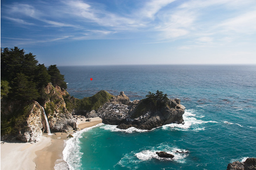
#> input picture solutions/hw1_op1/figs/original.png, 256 x 170 px, shrunk from 510 x 339 before the run
$ python run_first_working_width_only.py
#> lines starting #> are read from the running program, lines starting #| are printed output that depends on the picture
### solutions/hw1_op1/gold/seam_carving.py
from pathlib import Path

import matplotlib.pyplot as plt
import numpy as np
from matplotlib.widgets import Button, Slider
from scipy import ndimage
from skimage import io


LAPLACIAN_KERNEL = np.array([[0.5, 1.0, 0.5], [1.0, -6.0, 1.0], [0.5, 1.0, 0.5]], dtype=np.float64)


def compute_energy(im):
    """Compute per-pixel energy using the Laplacian-style kernel from the assignment."""
    im_f = im.astype(np.float64)
    if im_f.ndim == 2:
        return ndimage.convolve(im_f, LAPLACIAN_KERNEL, mode='reflect') ** 2

    energy = np.zeros(im_f.shape[:2], dtype=np.float64)
    for c in range(im_f.shape[2]):
        lap = ndimage.convolve(im_f[:, :, c], LAPLACIAN_KERNEL, mode='reflect')
        energy += lap ** 2
    return energy


def build_cumulative_cost(energy):
    """Dynamic programming table and backtrack pointers for vertical seams."""
    h, w = energy.shape
    dp = np.zeros((h, w), dtype=np.float64)
    backtrack = np.zeros((h, w), dtype=np.int32)
    dp[0] = energy[0]

    for i in range(1, h):
        for j in range(w):
            left = max(j - 1, 0)
            right = min(j + 1, w - 1)
            prev_slice = dp[i - 1, left:right + 1]
            best_offset = int(np.argmin(prev_slice))
            best_prev = left + best_offset
            dp[i, j] = energy[i, j] + dp[i - 1, best_prev]
            backtrack[i, j] = best_prev

    return dp, backtrack


def find_vertical_seam(energy):
    """Find the minimum-energy vertical seam."""
    h, w = energy.shape
    dp, backtrack = build_cumulative_cost(energy)

    seam = np.zeros(h, dtype=np.int32)
    seam[h - 1] = int(np.argmin(dp[h - 1]))
    for i in range(h - 2, -1, -1):
        seam[i] = backtrack[i + 1, seam[i + 1]]

    # Keep this assertion during early-stage debugging to catch invalid seams.
    if h > 1:
        assert np.all(np.abs(np.diff(seam)) <= 1), 'Backtracked seam is not continuous.'
    assert np.all((seam >= 0) & (seam < w)), 'Seam index out of bounds.'
    return seam


def remove_vertical_seam(im, seam):
    """Remove one vertical seam from RGB/gray image."""
    h, w = im.shape[:2]
    assert seam.shape[0] == h, 'Seam length must equal image height.'

    if im.ndim == 3:
        mask = np.ones((h, w), dtype=bool)
        mask[np.arange(h), seam] = False
        out = im[mask].reshape((h, w - 1, im.shape[2]))
    else:
        mask = np.ones((h, w), dtype=bool)
        mask[np.arange(h), seam] = False
        out = im[mask].reshape((h, w - 1))

    assert out.shape[1] == w - 1, 'Width must decrease by exactly 1 after seam removal.'
    return out


def seam_overlay(im, seam):
    """Draw seam on top of image for debugging visualization."""
    vis = im.copy()
    if vis.ndim == 2:
        vis = np.stack([vis, vis, vis], axis=2)
    vis[np.arange(vis.shape[0]), seam] = np.array([255, 0, 0], dtype=vis.dtype)
    return vis


def carve_width_only(im, target_w):
    """Width-only seam carving. Recompute energy after every seam removal."""
    h, w = im.shape[:2]
    target_w = max(1, int(target_w))
    if target_w >= w:
        return im.copy()

    out = im.copy()
    for _ in range(w - target_w):
        energy = compute_energy(out)
        seam = find_vertical_seam(energy)
        out = remove_vertical_seam(out, seam)
    return out


# [15 lines left out: function carve_height_only, not called in this run]


def export_first_working_outputs(input_image, output_dir):
    """Export the required stage outputs for width-only first working version."""
    output_dir = Path(output_dir)
    output_dir.mkdir(parents=True, exist_ok=True)

    im = io.imread(str(input_image))
    if im.ndim == 3 and im.shape[2] == 4:
        im = im[:, :, :3]

    energy = compute_energy(im)
    e_min, e_max = float(np.min(energy)), float(np.max(energy))
    energy_norm = np.zeros_like(energy, dtype=np.float64)
    if e_max > e_min:
        energy_norm = (energy - e_min) / (e_max - e_min)
    plt.imsave(str(output_dir / 'energy_map.png'), energy_norm, cmap='magma')

    seam = find_vertical_seam(energy)
    io.imsave(str(output_dir / 'seam_overlay.png'), seam_overlay(im, seam))

    im_minus_1 = remove_vertical_seam(im, seam)
    io.imsave(str(output_dir / 'remove_1_seam.png'), im_minus_1)

    im_minus_10 = im.copy()
    steps = min(10, max(0, im.shape[1] - 1))
    for _ in range(steps):
        e = compute_energy(im_minus_10)
        s = find_vertical_seam(e)
        im_minus_10 = remove_vertical_seam(im_minus_10, s)
    io.imsave(str(output_dir / 'remove_10_seams.png'), im_minus_10)

    target_w = max(1, int(im.shape[1] * 0.6))
    im_target = carve_width_only(im, target_w)
    io.imsave(str(output_dir / 'remove_to_target_width.png'), im_target)


# [56 lines left out: functions seam_carve_image, main, not called in this run]


# [2 lines that do not run on import are left out]

### solutions/hw1_op1/src/run_first_working_width_only.py
from pathlib import Path
import sys

def main():
    repo_root = Path(__file__).resolve().parents[3]
    ref_dir = repo_root / 'solutions' / 'hw1_op1' / 'reference_template'
    sys.path.insert(0, str(ref_dir))

    from seam_carving import export_first_working_outputs

    input_image = repo_root / 'solutions' / 'hw1_op1' / 'figs' / 'original.png'
    output_dir = repo_root / 'outputs' / 'hw1_op1'
    export_first_working_outputs(input_image, output_dir)
#> in export_first_working_outputs, im is the input picture: shape (170, 256, 4); mean R, G, B, A 113.3, 136.4, 148.3, 255
#> the loop in compute_energy, `for c in range(im_f.shape[2]):` made 3 passes
#> pass 1, in compute_energy, `lap = ndimage.convolve(im_f[:, :, c], LAPLACIAN_KERNEL, mode='reflect')`:
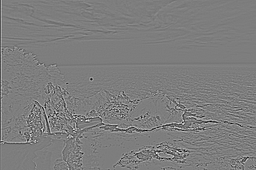
#> lap: shape (170, 256) float64; min -657, max 674.5, mean 0; drawn with min black and max white
#> in export_first_working_outputs, `e_min, e_max = float(np.min(energy)), float(np.max(energy))`: e_min = 0; e_max = 1288568.5
#> after the loop in build_cumulative_cost, `for i in range(1, h):`:
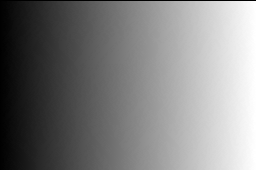
#> backtrack: shape (170, 256) int32; min 0, max 255, mean 126.8
#> after the loop in build_cumulative_cost, `for i in range(1, h):`:
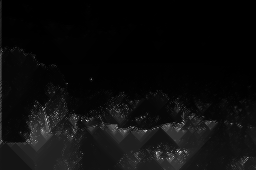
#> dp: shape (170, 256) float64; min 0.75, max 1517035, mean 75131.8; drawn with min black and max white
#> after the loop in find_vertical_seam, `for i in range(h - 2, -1, -1):`: seam = 170 values, max 249 at index 4, min 212 at index 161, mean 228.3
#> in seam_overlay, `vis[np.arange(vis.shape[0]), seam] = np.array([255, 0, 0], dtype=vis.d..`: vis: shape (170, 256, 3); mean R, G, B 113.8, 135.7, 147.6
#> after the loop in export_first_working_outputs, `for _ in range(steps):`:
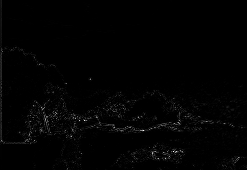
#> e: shape (170, 247) float64; min 0, max 1288568.5, mean 13746.9; drawn with min black and max white
#> after the loop in export_first_working_outputs, `for _ in range(steps):`:
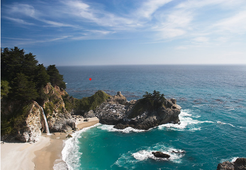
#> im_minus_10: shape (170, 246, 3); mean R, G, B 113.1, 135.8, 147.7
#> after the loop in carve_width_only, `for _ in range(w - target_w):`:
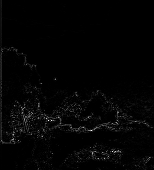
#> energy: shape (170, 154) float64; min 0.25, max 1370011.5, mean 23052.5; drawn with min black and max white
#> after the loop in carve_width_only, `for _ in range(w - target_w):`:
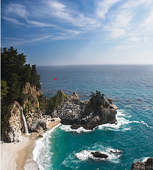
#> out: shape (170, 153, 3); mean R, G, B 113.7, 135.5, 147.8
    print(f'Exported debug outputs to: {output_dir}')


if __name__ == '__main__':
    main()

$ run again, with solutions/hw1_op1/figs/bing2.png copied over solutions/hw1_op1/figs/original.png
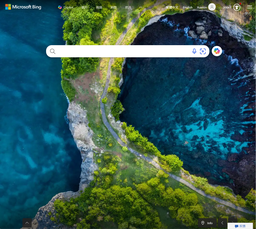
#> input picture solutions/hw1_op1/figs/bing2.png, 256 x 229 px, shrunk from 1372 x 1227 before the run
#> in export_first_working_outputs, im is the input picture: shape (229, 256, 4); mean R, G, B, A 51.5, 88.7, 82.8, 255
#> im: shape (229, 256, 3)
#> e_min = 0; e_max = 1187443.2
#> after the loop in build_cumulative_cost, `for i in range(1, h):`:
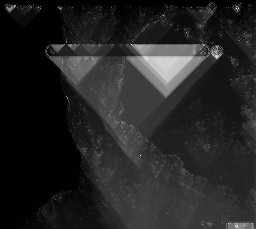
#> dp: shape (229, 256) float64; min 3.5, max 1350977, mean 193308; drawn with min black and max white
#> after the loop in find_vertical_seam, `for i in range(h - 2, -1, -1):`: seam = 229 values, max 15 at index 157, min 0 at index 6, mean 7.23
#> vis: shape (229, 256, 3); mean R, G, B 52.5, 88.4, 82.3
#> after the loop in carve_width_only, `for _ in range(w - target_w):`:
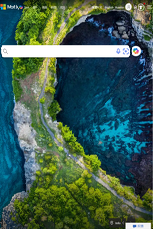
#> out: shape (229, 153, 3); mean R, G, B 63.7, 93.9, 80.6

$ run again, with solutions/hw1_op1/figs/chopping.png copied over solutions/hw1_op1/figs/original.png
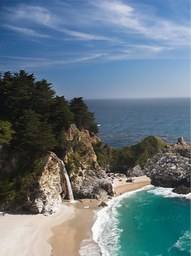
#> input picture solutions/hw1_op1/figs/chopping.png, 191 x 256 px, shrunk from 254 x 340 before the run
#> in export_first_working_outputs, im is the input picture: shape (256, 191, 4); mean R, G, B, A 101.1, 119.1, 129.5, 255
#> im: shape (256, 191, 3)
#> e_min = 0; e_max = 1057184.8
#> after the loop in build_cumulative_cost, `for i in range(1, h):`:
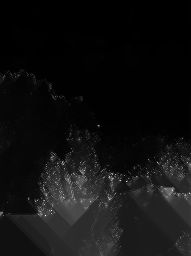
#> dp: shape (256, 191) float64; min 3, max 1362068.5, mean 90182.8; drawn with min black and max white
#> after the loop in find_vertical_seam, `for i in range(h - 2, -1, -1):`: seam = 256 values, max 57 at index 0, min 1 at index 196, mean 20.48
#> vis: shape (256, 191, 3); mean R, G, B 102.1, 118.6, 129
#> after the loop in carve_width_only, `for _ in range(w - target_w):`:
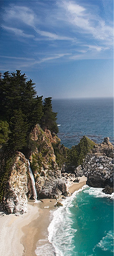
#> out: shape (256, 114, 3); mean R, G, B 104.9, 122.1, 132.3
